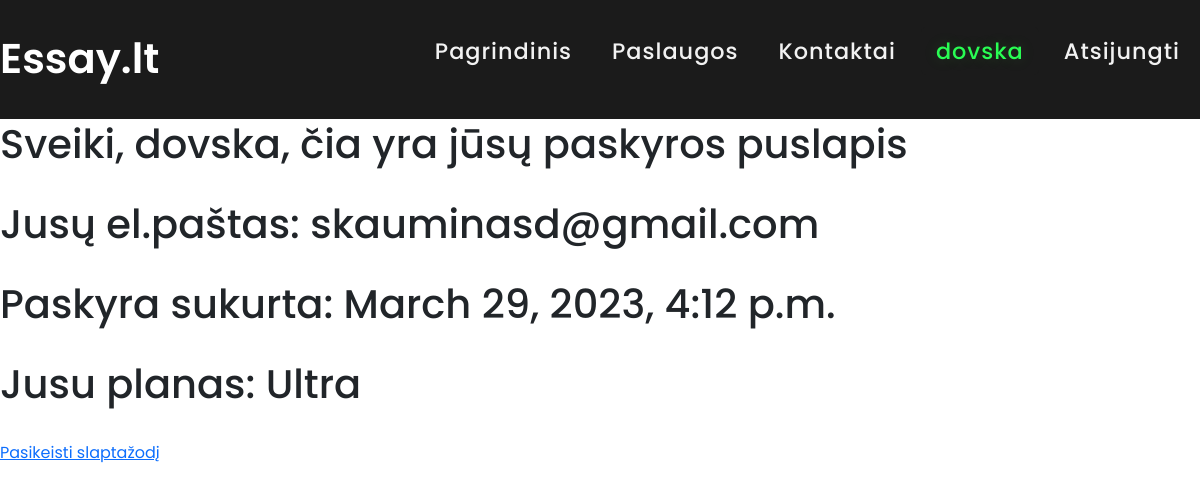
The app's page /paskyra/ (signed in), older data.
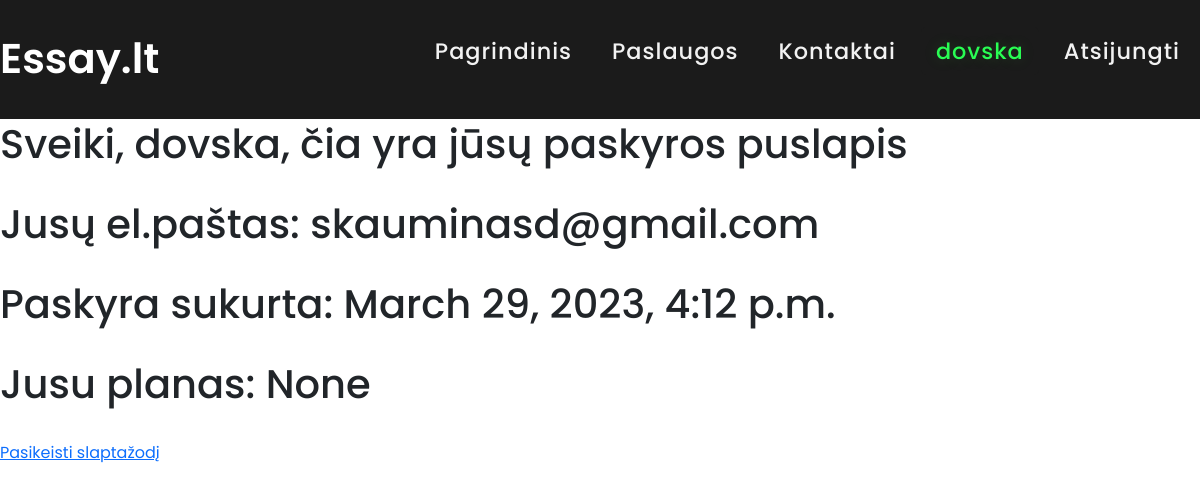
The same page, newer data.
### myapp/models.py (models this page shows, shortened)
class Subscription(models.Model):
    user_membership = models.ForeignKey(UserMembership, related_name='subscription', on_delete=models.CASCADE)
    expires_in = models.DateField(null=True, blank=True)
    active = models.BooleanField(default=True)

class UserMembership(models.Model):
    user = models.OneToOneField(User, related_name='user_membership', on_delete=models.CASCADE)
    membership = models.ForeignKey(Membership, related_name='user_membership', on_delete=models.SET_NULL, null=True)
    reference_code = models.CharField(max_length=100, default='', blank=True)

class Membership(models.Model):
    MEMBERSHIP_CHOICES = (
        ('Ultra', 'Ultra'),
        ('Premium', 'Premium'),
        ('Basic', 'Basic'),
        ('Free', 'Free')
    )
    PERIOD_DURATION = (
        ('Days', 'Days'),
        ('Week', 'Week'),
        ('Months', 'Months'),
    )
    slug = models.SlugField(null=True, blank=True)
    membership_type = models.CharField(choices=MEMBERSHIP_CHOICES, default='Free', max_length=30)
    duration = models.PositiveIntegerField(default=7)
    duration_period = models.CharField(max_length=100, default='Day', choices=PERIOD_DURATION)
    price = models.DecimalField(max_digits=10, decimal_places=2, default=0.00)
    def __str__(self):
        return self.membership_type

### myapp/views.py (the view)
# urls.py: path('paskyra/', views.paskyra, name='paskyra'),
def paskyra(request):
    if request.user.is_authenticated:
        try:
            user_membership = UserMembership.objects.get(user=request.user)
        except UserMembership.DoesNotExist:
            return redirect('planai')
        subscriptionas = Subscription.objects.filter(user_membership=user_membership).exists()
        if subscriptionas == False:
            return redirect('planai')
        else:
            subscriptions = Subscription.objects.get(user_membership=user_membership)
            return render(request, "paskyra.html", {'sub': subscriptions})
    else:
        return loginas(request)

### myapp/templates/paskyra.html (shortened to what this page needs)
{% extends "header.html" %}
{% block content %}
<h1>Sveiki, {{ user.username }}, čia yra jūsų paskyros puslapis</h1>
<h1>Jusų el.paštas: {{ user.email }}</h1>
<h1>Paskyra sukurta: {{ user.date_joined }}</h1>
<h1>
    Jusu planas: {{ sub.user_membership.membership }}
</h1>
<a href="{% url 'password_reset' %}">Pasikeisti slaptažodį</a>
{% endblock %}

### myapp/templates/header.html (shortened to what this page needs)
{% url 'index' as index %}
{% url 'services' as services %}
{% url 'login' as login %}
{% url 'register' as register %}
{% url 'contacts' as contacts %}
{% url 'paskyra' as paskyra %}
<!DOCTYPE html>
<html lang="en" dir="ltr">
<head>
    {% load static %}
    <link rel="stylesheet" href="{% static 'css/header.css' %}">
    <link rel="stylesheet" href="https://cdnjs.cloudflare.com/ajax/libs/font-awesome/5.15.3/css/all.min.css"/>
    {% load bootstrap5 %}
    {% bootstrap_css %}
</head>
<body>
<nav class="navbar sticky-top">
    <div class="logo">
        <a href="{% url 'index' %}">Essay.lt</a>
    </div>
        <ul class="">
            <li><a class="{% if request.path == index %} active {% endif %}" href="{% url 'index' %}">Pagrindinis</a></li>
            <li><a class="{% if request.path == services %} active {% endif %}" href="{% url 'services' %}">Paslaugos</a>
            </li>
            <li><a class="{% if request.path == contacts %} active {% endif %}" href="{% url 'contacts' %}">Kontaktai</a>
            </li>
            {% if user.is_authenticated %}
            <li><a class="{% if request.path == paskyra %} active {% endif %}" href="{% url 'paskyra' %}">{{ user.get_username }}</a></li>
            <li><a href="{% url 'logout' %}">Atsijungti</a></li>
            {% else %}
            <li><a class="{% if request.path == login or request.path == register %} active {% endif %}"
                   href="{% url 'login' %}">Prisijungti</a></li>
            {% endif %}
        </ul>
</nav>
</body>
</html>
{% block content %}
{% endblock %}

### myapp/static/css/header.css (style rules this page uses)
* { margin: 0; padding: 0; box-sizing: border-box; font-family: 'Poppins', sans-serif; }
nav { display: flex; height: 120px; width: 100%; background: #1b1b1b; align-items: center; justify-content: space-between; padding: 0 50px 0 100px; flex-wrap: wrap; border-bottom: 1px solid white; }
nav .logo a, nav .logo a:visited { text-decoration: none; color: #ffffff; font-size: 2.6rem; font-weight: 600; }
nav ul { display: flex; flex-wrap: wrap; list-style: none; }
nav ul li { margin: 0 5px; }
nav ul li a { color: #f2f2f2; text-decoration: none; font-size: 1.4rem; font-weight: 500; padding: 8px 15px; border-radius: 5px; letter-spacing: 1px; transition: all 0.3s ease; }
nav ul li a.active, nav ul li a:hover { color: #29fd53; background: #1b1b1b; text-shadow: rgba(71, 209, 59, 0.2) 0 0 15px;; }
@media (max-width: 1200px) { nav { padding: 0 40px 0 50px; } }

Row changes from the older to the newer data that the page shows:
changed through a linked row, Subscription: user_membership.membership "Ultra" → "None"
